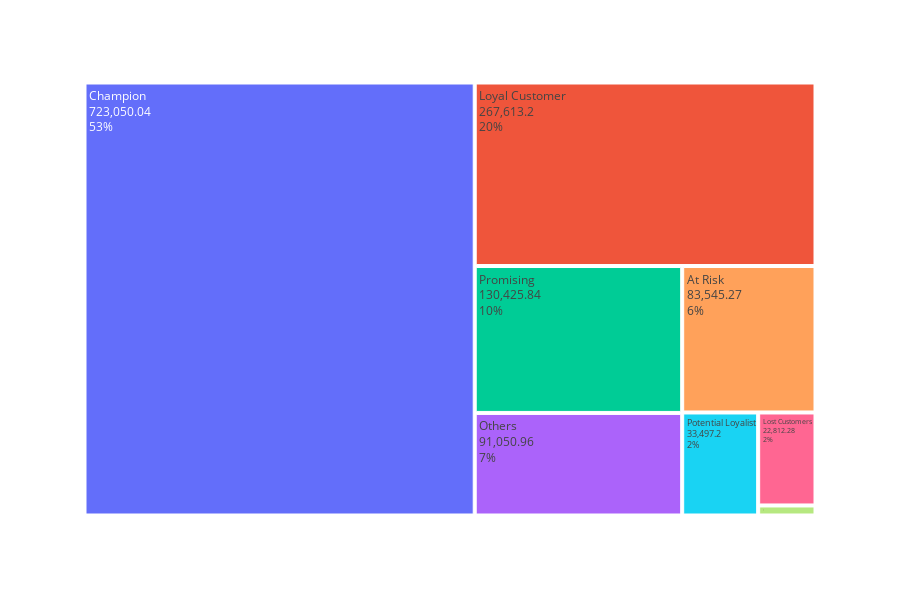

The cell this chart's notebook holds for it:
### Code cell
#treemap of segments by number of customrs
fig = px.treemap(df_customer,path=['segment'],values='monetary',width=900,height=600)
fig.data[0].textinfo = 'label+text+value+percent entry'
fig.show()

### Figure 1 — Plotly figure (JSON) as saved in the notebook; plotly's stock layout.template omitted (floating-point values rounded to 4 significant figures)
{"data": [{"branchvalues": "total", "domain": {"x": [0, 1], "y": [0, 1]}, "hovertemplate": "labels=%{label}<br>monetary=%{value}<br>parent=%{parent}<br>id=%{id}<extra></extra>", "ids": ["At Risk", "Champion", "Lost Customers", "Loyal Customer", "New Customers", "Others", "Potential Loyalist", "Promising"], "labels": ["At Risk", "Champion", "Lost Customers", "Loyal Customer", "New Customers", "Others", "Potential Loyalist", "Promising"], "name": "", "parents": ["", "", "", "", "", "", "", ""], "textinfo": "label+text+value+percent entry", "type": "treemap", "values": [83550.0, 723100.0, 22810.0, 267600.0, 2464.0, 91050.0, 33500.0, 130400.0]}], "layout": {"height": 600, "legend": {"tracegroupgap": 0}, "margin": {"t": 60}, "width": 900}}
